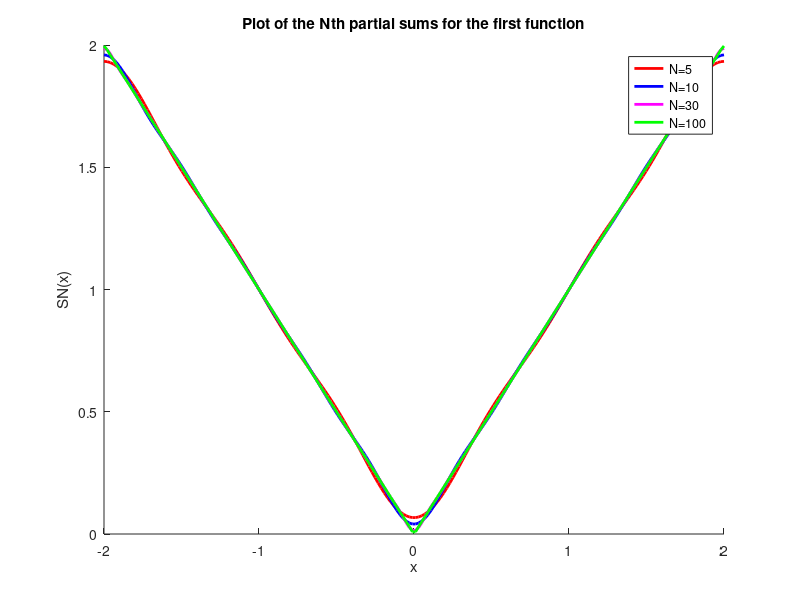

The MATLAB source for this figure:
%Ecem Kahraman, 47962113
%Kurtis Harms, 38764114
%Mike Wilk, 21085121
%Purpose:  Computing the Fourier series for the first function f(x)=abs(x) 
%for x=[-2,2] and plotting the partial sums 

clear all

format long
color=['r','b','m','g']

x=linspace(-2,2,200)


%N values given for finding the first N nonzero terms of this series
N=[5 10 30 100]

%a_0 value found analytically = 1
a_0=1;

for j = 1:length(N)
    
    partialsum=0;
    
    %Even function so no b_n terms
    for n=1:2:N(j)
        partialsum=partialsum+((-8/((pi*n).^2)).*cos((n*pi*x)/2)); 
    end
    
    %Finding the total partial sum with a_0 value added
    SN=partialsum+a_0;
    
    hold on
    
    plot(x,SN,color(j),'Linewidth',2)
    title('Plot of the Nth partial sums for the first function')
    xlabel('x')
    ylabel('SN(x)')
    legend('N=5','N=10','N=30', 'N=100')
    
end

    
    
    
    


